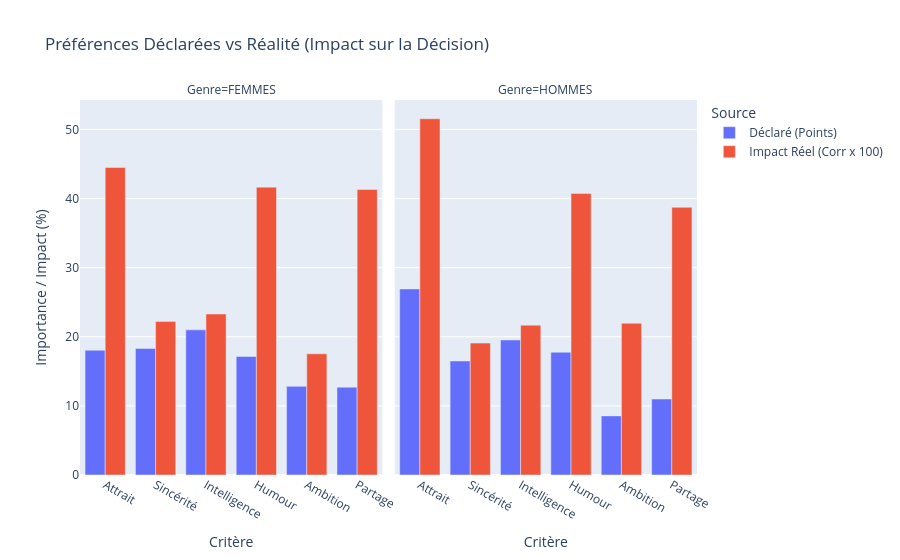

The notebook cell this image was saved under:
### Code cell
# --- 2. ANALYSE : CE QUE LES GENS DISENT VS CE QU'ILS FONT --
# -
# Les colonnes 'attr1_1' à 'shar1_1' indiquent les qualités que le participant dit chercher.
# Les colonnes 'attr' à 'shar' sont les notes réelles données au partenaire.

importance_cols = ['attr1_1', 'sinc1_1', 'intel1_1', 'fun1_1', 'amb1_1', 'shar1_1']
actual_rating_cols = ['attr', 'sinc', 'intel', 'fun', 'amb', 'shar']
labels = ['Attrait', 'Sincérité', 'Intelligence', 'Humour', 'Ambition', 'Partage']

# Calcul des préférences déclarées par genre
stated_pref = df.groupby('gender')[importance_cols].mean()
stated_pref.columns = labels

# Calcul de la corrélation réelle entre la note et la décision finale (dec)
#Filtrage : On ne garde que les hommes ou les femmes.
#Sélection : On prend les colonnes de notes (actual_rating_cols) et la colonne de décision (dec).
#.corr() : On calcule la matrice de corrélation (un score entre -1 et 1).
#['dec'] : On isole uniquement la relation avec la décision finale.

corr_f = df[df['gender'] == 0][actual_rating_cols + ['dec']].corr()['dec'][actual_rating_cols]
corr_m = df[df['gender'] == 1][actual_rating_cols + ['dec']].corr()['dec'][actual_rating_cols]

# Transformation des préférences déclarées en format long si positif les valeurs sont en corrélation ni négatif ou si = 0 pas de corrélation
df_stated = stated_pref.reset_index().melt(id_vars='gender', var_name='Critère', value_name='Valeur')
df_stated['Source'] = 'Déclaré (Points)'

# Transformation des corrélations en format long
df_corr = pd.DataFrame({
    'gender': [0]*6 + [1]*6,
    'Critère': labels * 2,
    'Valeur': list(corr_f * 100) + list(corr_m * 100), # On multiplie par 100 pour l'échelle
    'Source': 'Impact Réel (Corr x 100)'
})

# Fusion des deux tableaux
df_plot = pd.concat([df_stated, df_corr])
df_plot['Genre'] = df_plot['gender'].map({0: 'FEMMES', 1: 'HOMMES'})

# --- VISUALISATION AVEC PLOTLY EXPRESS ---

fig = px.bar(
    df_plot, 
    x='Critère', 
    y='Valeur', 
    color='Source', 
    facet_col='Genre', 
    barmode='group',
    title="Préférences Déclarées vs Réalité (Impact sur la Décision)",
    labels={'Valeur': 'Importance / Impact (%)', 'Critère': 'Critère'},
    color_discrete_map={
        'Déclaré (Points)': '#636EFA',        # Bleu
        'Impact Réel (Corr x 100)': '#EF553B' # Rouge/Corail
    },
    category_orders={"Critère": labels} # Garde l'ordre original des labels
)

fig.show()


print("\n--- Analyse des préférences terminée ---")

### Figure 1 — Plotly figure (JSON) as saved in the notebook; plotly's stock layout.template omitted (floating-point values rounded to 4 significant figures)
{"data": [{"alignmentgroup": "True", "hovertemplate": "Source=Déclaré (Points)<br>Genre=FEMMES<br>Critère=%{x}<br>Importance / Impact (%)=%{y}<extra></extra>", "legendgroup": "Déclaré (Points)", "marker": {"color": "#636EFA", "pattern": {"shape": ""}}, "name": "Déclaré (Points)", "offsetgroup": "Déclaré (Points)", "orientation": "v", "showlegend": true, "textposition": "auto", "type": "bar", "x": ["Attrait", "Sincérité", "Intelligence", "Humour", "Ambition", "Partage"], "xaxis": "x", "y": [18.06, 18.31, 21.0, 17.15, 12.83, 12.7], "yaxis": "y"}, {"alignmentgroup": "True", "hovertemplate": "Source=Déclaré (Points)<br>Genre=HOMMES<br>Critère=%{x}<br>Importance / Impact (%)=%{y}<extra></extra>", "legendgroup": "Déclaré (Points)", "marker": {"color": "#636EFA", "pattern": {"shape": ""}}, "name": "Déclaré (Points)", "offsetgroup": "Déclaré (Points)", "orientation": "v", "showlegend": false, "textposition": "auto", "type": "bar", "x": ["Attrait", "Sincérité", "Intelligence", "Humour", "Ambition", "Partage"], "xaxis": "x2", "y": [26.92, 16.5, 19.54, 17.76, 8.553, 11.0], "yaxis": "y2"}, {"alignmentgroup": "True", "hovertemplate": "Source=Impact Réel (Corr x 100)<br>Genre=FEMMES<br>Critère=%{x}<br>Importance / Impact (%)=%{y}<extra></extra>", "legendgroup": "Impact Réel (Corr x 100)", "marker": {"color": "#EF553B", "pattern": {"shape": ""}}, "name": "Impact Réel (Corr x 100)", "offsetgroup": "Impact Réel (Corr x 100)", "orientation": "v", "showlegend": true, "textposition": "auto", "type": "bar", "x": ["Attrait", "Sincérité", "Intelligence", "Humour", "Ambition", "Partage"], "xaxis": "x", "y": [44.5, 22.23, 23.29, 41.66, 17.54, 41.32], "yaxis": "y"}, {"alignmentgroup": "True", "hovertemplate": "Source=Impact Réel (Corr x 100)<br>Genre=HOMMES<br>Critère=%{x}<br>Importance / Impact (%)=%{y}<extra></extra>", "legendgroup": "Impact Réel (Corr x 100)", "marker": {"color": "#EF553B", "pattern": {"shape": ""}}, "name": "Impact Réel (Corr x 100)", "offsetgroup": "Impact Réel (Corr x 100)", "orientation": "v", "showlegend": false, "textposition": "auto", "type": "bar", "x": ["Attrait", "Sincérité", "Intelligence", "Humour", "Ambition", "Partage"], "xaxis": "x2", "y": [51.55, 19.09, 21.68, 40.74, 21.95, 38.74], "yaxis": "y2"}], "layout": {"annotations": [{"font": {}, "showarrow": false, "text": "Genre=FEMMES", "x": 0.245, "xanchor": "center", "xref": "paper", "y": 1, "yanchor": "bottom", "yref": "paper"}, {"font": {}, "showarrow": false, "text": "Genre=HOMMES", "x": 0.755, "xanchor": "center", "xref": "paper", "y": 1, "yanchor": "bottom", "yref": "paper"}], "barmode": "group", "legend": {"title": {"text": "Source"}, "tracegroupgap": 0}, "title": {"text": "Préférences Déclarées vs Réalité (Impact sur la Décision)"}, "xaxis": {"anchor": "y", "categoryarray": ["Attrait", "Sincérité", "Intelligence", "Humour", "Ambition", "Partage"], "categoryorder": "array", "domain": [0, 0.49], "title": {"text": "Critère"}}, "xaxis2": {"anchor": "y2", "categoryarray": ["Attrait", "Sincérité", "Intelligence", "Humour", "Ambition", "Partage"], "categoryorder": "array", "domain": [0.51, 1], "matches": "x", "title": {"text": "Critère"}}, "yaxis": {"anchor": "x", "domain": [0, 1], "title": {"text": "Importance / Impact (%)"}}, "yaxis2": {"anchor": "x2", "domain": [0, 1], "matches": "y", "showticklabels": false}}}
